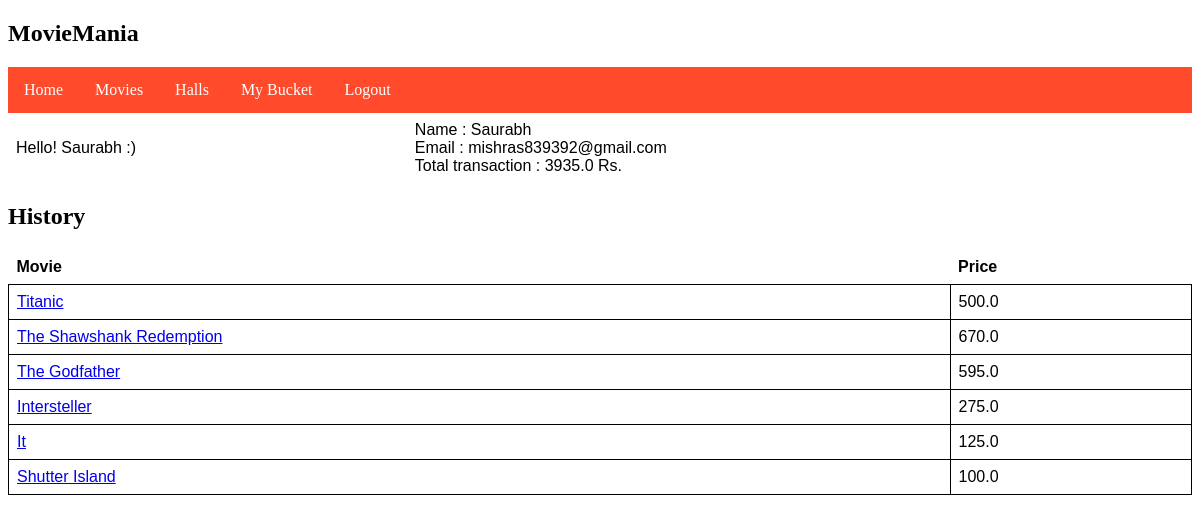
/mysaved (signed in), run on the app's committed database.
### ticketapp/models.py (models this page shows, shortened)
class Userdata(models.Model):
	username = models.CharField(max_length=50)
	email = models.EmailField()
	choice = models.ManyToManyField(Movie)
	transaction = models.IntegerField(default=0)

class Movie(models.Model):
	Name = models.CharField(max_length=50)
	Category = models.CharField(max_length=50, default='Thriller')
	Directed_by = models.CharField(max_length=20)
	Produced_by = models.CharField(max_length=20)
	Written_by = models.CharField(max_length=20)
	Thumbnail = models.ImageField(upload_to='ticketapp/images', )
	Price = models.FloatField(null=False)
	promo = models.URLField(max_length=200)
	loc = models.ManyToManyField(Halls)

### ticketapp/views.py (the view)
# urls.py: path('mysaved', views.mysaved, name="MyBucket"),
def mysaved(request):
	user = Userdata.objects.get(username = request.user.username)
	x = user.username
	y = user.email
	z = user.transaction
	p = user.choice.all()
	params = { 'x':x,
			   'y':y,
	           'z':z,
			   'p':p,}
	return render(request, 'saved.html', params)

### templates/saved.html (shortened to what this page needs)
{%extends 'base.html' %}
{% block content %}
    <table>
          <tr>
               <td>Hello! {{x}} :)</td>
               <td>Name : {{x}}<br/>
               Email : {{y}}<br/>
               Total transaction : {{z}}.0 Rs.<br/>
          </tr>
    </table>
    <h1>History</h1>
    <table>
          <tr>
              <th>Movie</th>
              <th>Price</th>
          </tr>
          {% for i in p %}
          <tr>
              <td class="history"><a href="{% url 'detail' i.id %}">{{i.Name}}</a></td>
              <td class="history">{{i.Price}}</td>
          </tr>
          {% endfor %}
    </table>
{% endblock %}

### templates/saved.html (style rules this page uses)
table { font-family: arial, sans-serif; border-collapse: collapse; width: 100%; }
td, th { text-align: left; padding: 8px; }
.history { border: 1px solid black; text-align: left; padding: 8px; }

### data on the page
Userdata: username "Saurabh", email "mishras839392@gmail.com"
Movie: Name "Titanic", Price "500.0"
Movie: Name "The Shawshank Redemption", Price "670.0"
Movie: Name "The Godfather", Price "595.0"
Movie: Name "Intersteller", Price "275.0"
Movie: Name "It", Price "125.0"
Movie: Name "Shutter Island", Price "100.0"

### other printed values
{{ z }} "3935"
